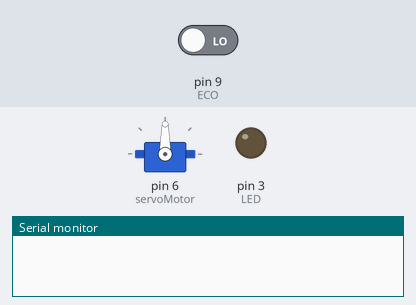
Bench run of a sketch on a simulated Arduino Uno, built with avr-gcc and run on an emulated ATmega328P. Parts: servo, output pins drawn as LEDs (lit = HIGH), the last lines printed to the serial monitor. Inputs (shaded band) come from the test bench; at power-on: pin 9 (ECO) LOW. Pins used as bus, display or sensor lines are not drawn.

Above: at 0.05 s.
At 7.2 s:
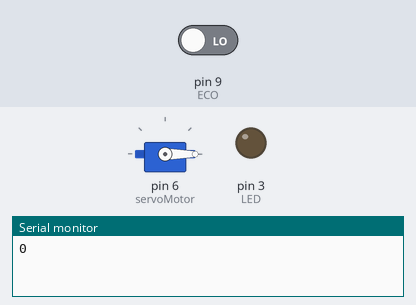
Timing chart, 0 to 9.4 s (numbered marks = the images above):
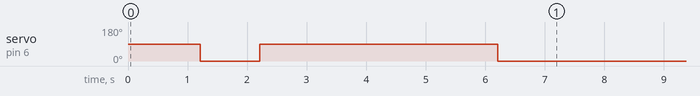

The sketch:

Secuencia_Salida.ino
```cpp
#include <Servo.h>
Servo servoMotor;
int TRIG = 10;			// trigger en pin 10
int ECO = 9;			// echo en pin 9
int LED = 3;			// LED en pin 3
int DURACION;
int DISTANCIA;

void setup()
{
  pinMode(TRIG, OUTPUT); 	// trigger como salida
  pinMode(ECO, INPUT);		// echo como entrada
  pinMode(LED, OUTPUT);		// LED como salida
  Serial.begin(9600);  		// inicializacion de comunicacion serial a 9600 bps
 servoMotor.attach(6);
 digitalWrite(TRIG,LOW);
}

void loop()
{

  digitalWrite(TRIG, HIGH); 		// generacion del pulso a enviar
  _delay_ms(10);				// al pin conectado al trigger
  digitalWrite(TRIG, LOW);		// del sensor

  DURACION = pulseIn(ECO, HIGH);	// con funcion pulseIn se espera un pulso
  					// alto en Echo
  DISTANCIA = DURACION / 58.2;		// distancia medida en centimetros
  Serial.println(DISTANCIA);		// envio de valor de distancia por monitor serial
  delay(200);				// demora entre datos

  if (DISTANCIA <=7 ){	// si distancia entre 0 y 20 cms.
    servoMotor.write(0);
  // Esperamos 1 segundo
  delay(1000);

  // Desplazamos a la posición 90º
  servoMotor.write(90);
  // Esperamos 1 segundo
  delay(4000);

  // Desplazamos a la posición 180º
  servoMotor.write(0);
  // Esperamos 1 segundo
  delay(1000);		// apaga LED
    }

}
```

Measured:
- by itself, servo on pin 6 (servoMotor): repeats every 7.2 s: 90° 4.0 s, 0° 3.2 s
